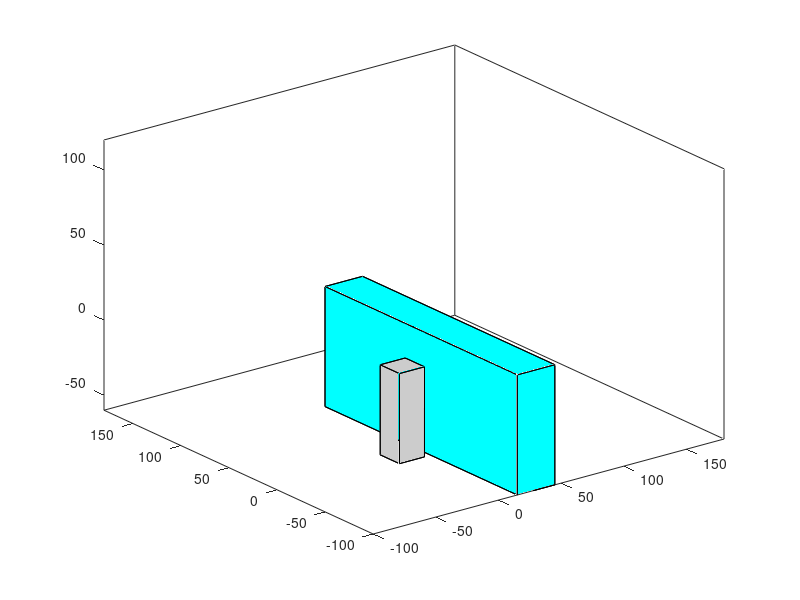

Write MATLAB code to recreate this figure.
function prodline
%% A function named 'prodline' used to generate the working environment for both robots %%
% INPUT(S):  NIL
% OUTPUT(S): NIL
% Copyrights: Swaminath Venkateswaran, Associate Professor/Researcher: ESILV/DVRC
%%
    Z= -60;
    fill3([15,15,45,45],[-100,-100,-100,-100],[Z,20,20,Z],'c')
    hold on;
    fill3([15,15,15,15],[-100,100,100,-100],[Z,Z,20,20],'c')
    fill3([45,45,45,45],[-100,100,100,-100],[Z,Z,20,20],'c')
    fill3([15,15,45,45],[-100,100,100,-100],[20,20,20,20],'c')
    fill3([15,15,45,45],[100,100,100,100],[Z,20,20,Z],'c')
    fill3([15,15,45,45],[-100,100,100,-100],[Z,Z,Z,Z],'c')
    
    couleur= [0.80,0.80,0.80];
    fill3([-10,10,10,-10],[-10,-10,-10,-10],[0,0,Z,Z],couleur)
    fill3([-10,10,10,-10],[10,10,10,10],[0,0,Z,Z],couleur)
    fill3([-10,-10,-10,-10],[-10,-10,10,10],[0,Z,Z,0],couleur)
    fill3([10,10,10,10],[-10,-10,10,10],[0,Z,Z,0],couleur)
    fill3([-10,-10,10,10],[-10,10,10,-10],[0,0,0,0],couleur)
    fill3([-10,-10,10,10],[-10,10,10,-10],[Z,Z,Z,Z],couleur)
    
    xlim([-100 180])
    ylim([-100 180])
    zlim([Z 120])

end
